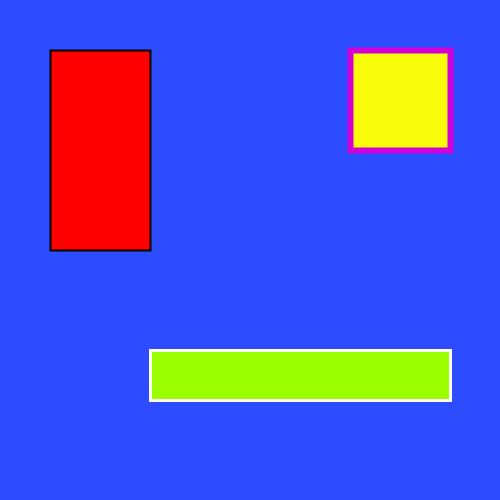
Frame 1 (no input)
Frame 60 (the mouse pressed at the canvas centre just before this capture): identical to frame 1, image omitted
Frame 120 (the mouse held since frame 60 and released just before this capture): identical to frame 1, image omitted

The Processing sketch that drew this single still picture (run headless with seeded random() and noise(); from frame 60 on, the mouse is pressed at the canvas centre):

// Processing sketch: rect_example
// ── rect_example.pde
// working with rectangles
// jd pirtle, 2014

void setup() {
  size (500, 500);
}

void draw() {

  // blue background
  background(45, 75, 255);

  // use 'fill' to color a rectangle
  // remember, RGB (red, green, blue)
  // 0 is the least of each, 255 is the most
  // red would be fill(255, 0, 0);

  // rect takes four arguments
  // rect(x coord, y coord, width, height);

  stroke(0, 0, 0);
  strokeWeight(2);
  // red rect
  fill(255, 0, 0);
  rect(50, 50, 100, 200);

  // change the line around the rect (or 'stroke')
  // to a different color

  // white outline
  stroke(255, 255, 255);
  strokeWeight(3);
  // green rect
  fill(155, 255, 0);
  rect(150, 350, 300, 50);

  // change the size of the outline (stroke)
  // with strokeWeight
  strokeWeight(6);
  
  // purple outline
  stroke(210, 0, 214);
  // yellow rect
  fill(248, 252, 10);
  rect(350, 50, 100, 100);
}
